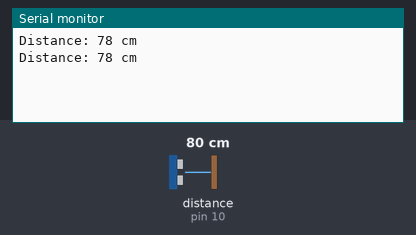
The sketch below on a simulated Arduino Uno, built with avr-gcc and run on an emulated ATmega328P. On the bench: the last lines printed to the serial monitor. Wiring (inferred from the names in the program): ultrasonic range finder: trigger pin 9; echo pin 10. The test bench sets the inputs (shaded band); at power-on: distance to the obstacle (sensor on pin 10) 80 cm. The echo pulse lasts 58.3 µs per cm.

Above: at 1.8 s.
1.9 s: distance to the obstacle (sensor on pin 10) set to 2 cm
At 2.8 s:
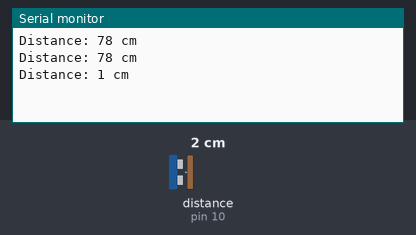
3.4 s: distance to the obstacle (sensor on pin 10) set to 4 cm
At 4.8 s:
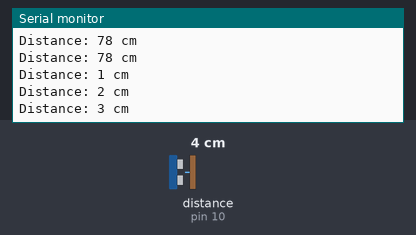
Timing chart, 0 to 6.4 s (numbered marks = the images above; inputs shaded):
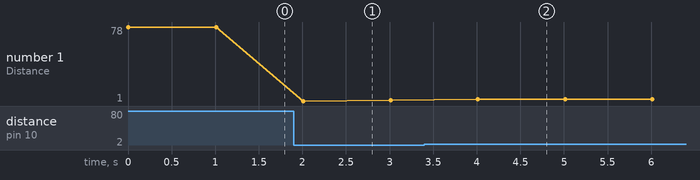

The sketch:

ussinterfacing.ino
```cpp
#define trigPin 9
#define echoPin 10

void setup() {
    Serial.begin(9600);
    pinMode(trigPin, OUTPUT);
    pinMode(echoPin, INPUT);
}

void loop() {
    long duration, distance;

    // Clear the trigger pin
    digitalWrite(trigPin, LOW);
    delayMicroseconds(2);

    // Set the trigger pin high for 10 microseconds
    digitalWrite(trigPin, HIGH);
    delayMicroseconds(10);
    digitalWrite(trigPin, LOW);

    // Measure the duration of the pulse on the echo pin
    duration = pulseIn(echoPin, HIGH);

    // Calculate the distance based on the speed of sound (340 m/s)
    distance = (duration / 2) * 0.034;

    Serial.print("Distance: ");
    Serial.print(distance);
    Serial.println(" cm");

    delay(1000); // Delay before taking the next measurement
}
```

Measured:
- after the input at 1.9 s, the serial monitor: prints a new line after 0.11 s (image 1)
- after the input at 3.4 s, the serial monitor: prints a new line after 0.61 s (image 2)
- plotted number 1: 78 → 2 after the input at 1.9 s, 2 → 3 after the input at 3.4 s
